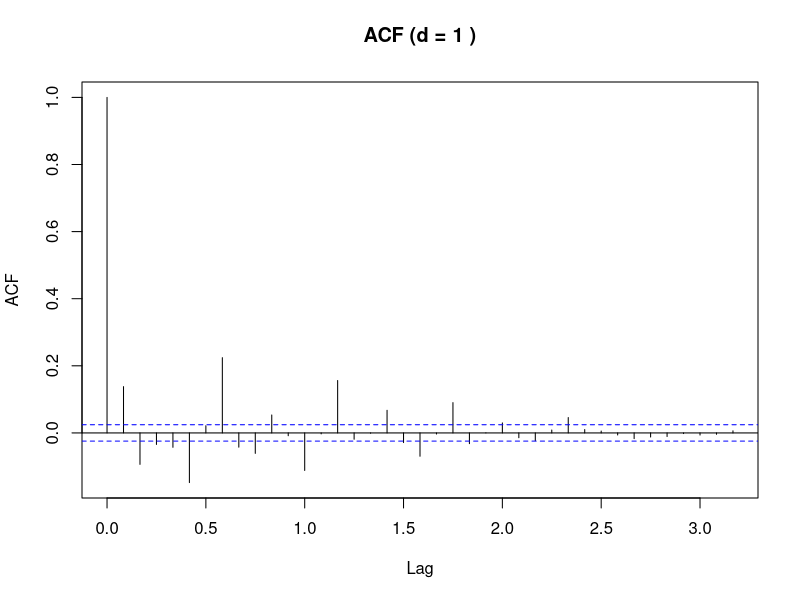
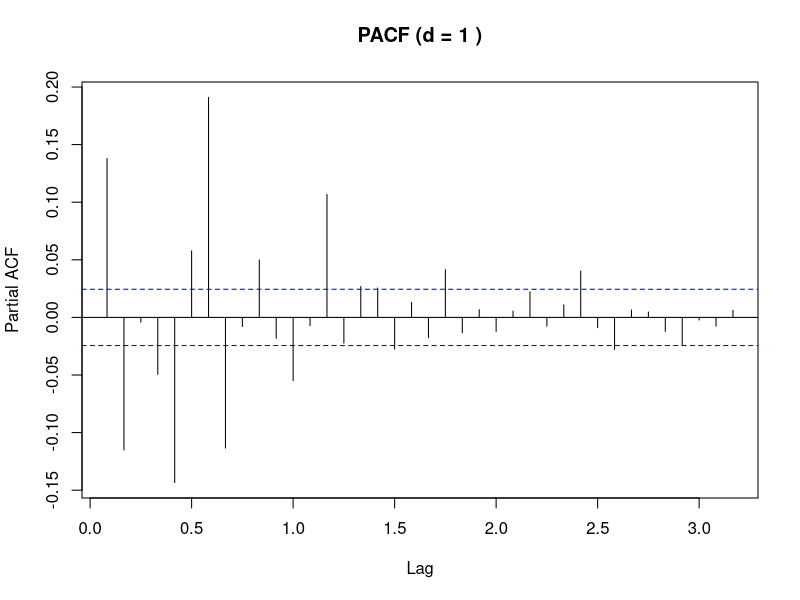
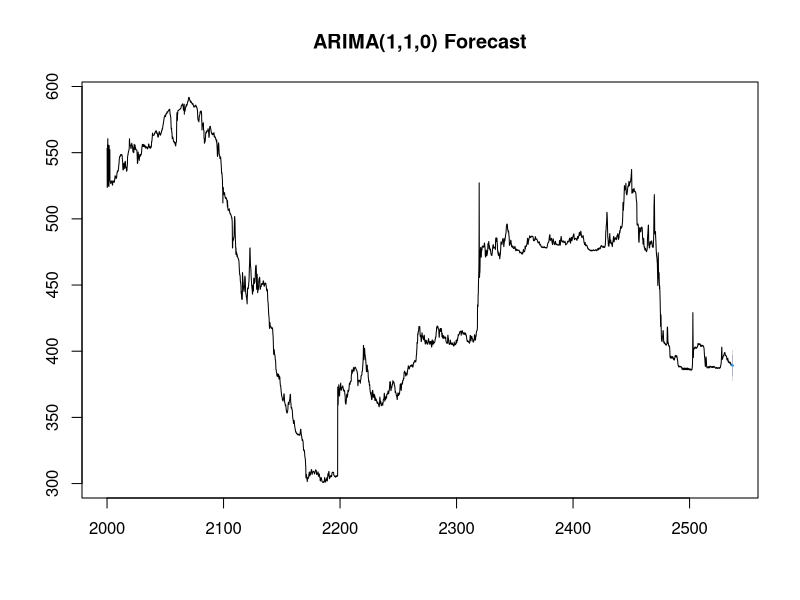

Generate these figures, in order, with R:
# Load required libraries
library(readr)
library(dplyr)
library(lubridate)
library(tseries)    # for adf.test()
library(forecast)   # for forecast()

# 1. Read in and parse your exchange‐rate data
rates <- read_csv("usd_exchange_rate.csv", col_types = cols(
  Date = col_character(),
  USD  = col_double()
)) %>%
  mutate(
    # try month-day-year first, then day-month-year
    Date = parse_date_time(Date, orders = c("mdy", "dmy")),
    Date = as.Date(Date)
  ) %>%
  arrange(Date)

# 2. Convert to a monthly ts object
start_year  <- year(rates$Date[1])
start_month <- month(rates$Date[1])
ts_rate <- ts(rates$USD,
              start     = c(start_year, start_month),
              frequency = 12)

# 3. Difference until stationary (ADF test p < 0.05)
d       <- 0
tmp_ts  <- ts_rate
repeat {
  adf <- adf.test(tmp_ts)
  cat(sprintf("Differences = %d → ADF p-value = %.4f\n", d, adf$p.value))
  if (adf$p.value < 0.05) break
  d      <- d + 1
  tmp_ts <- diff(ts_rate, differences = d)
}
diffed_ts <- tmp_ts

# 4. Compute critical value for significance bands
crit <- 1.96 / sqrt(length(diffed_ts))

# 5. Plot ACF and PACF for visual inspection
acf(diffed_ts, main = paste("ACF (d =", d, ")"))
pacf(diffed_ts, main = paste("PACF (d =", d, ")"))

# 6. Programmatically pick p and q
acf_vals   <- acf(diffed_ts, plot = FALSE)
pacf_vals  <- pacf(diffed_ts, plot = FALSE)

#    - For ACF: drop lag-0 then find first lag where |ACF| > crit → q
acf_acf      <- acf_vals$acf[-1]
q_cand       <- which(abs(acf_acf) > crit)[1]
q            <- if (!is.na(q_cand)) q_cand - 1 else 0

#    - For PACF: pacf()$acf corresponds to lags 1,2,… → p
pacf_pacf    <- pacf_vals$acf
p_cand       <- which(abs(pacf_pacf) > crit)[1]
p            <- if (!is.na(p_cand)) p_cand else 0

cat(sprintf("Selected ARIMA order: (p,d,q) = (%d,%d,%d)\n", p, d, q))

# 7. Fit the ARIMA(p,d,q) model on the original series
model <- arima(ts_rate, order = c(p, d, q))
print(summary(model))

# 8. Forecast the next 12 months and plot
fc <- forecast(model, h = 12)
print(fc)
plot(fc, main = paste0("ARIMA(", p, ",", d, ",", q, ") Forecast"))
